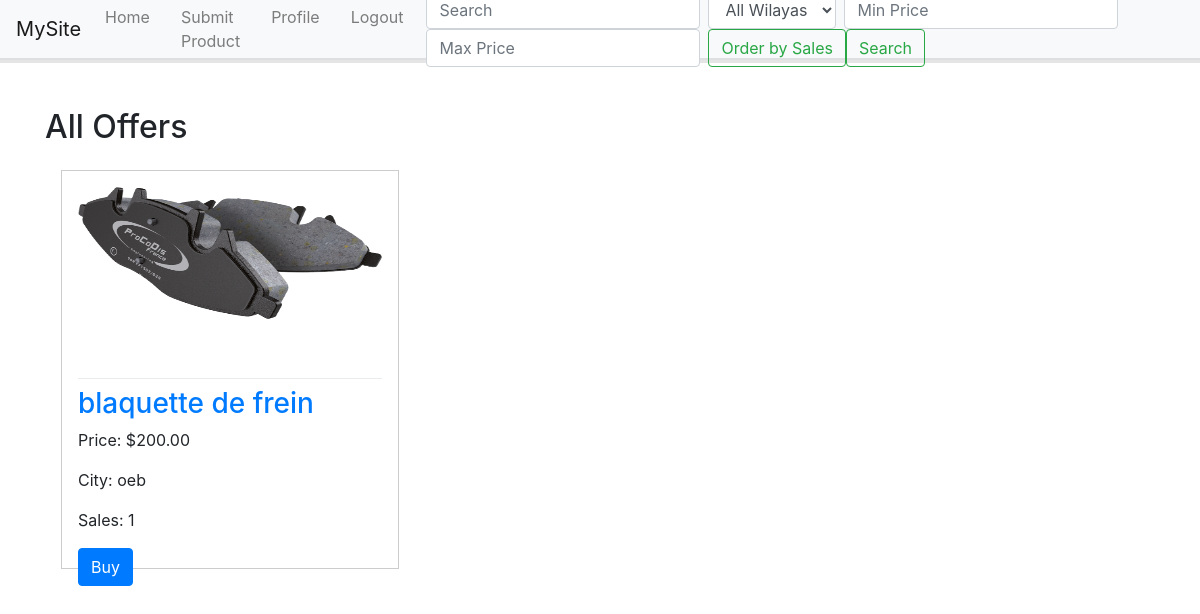
Screenshot of /users/search (signed in) with the database file from the repository.
### users/models.py (models this page shows, shortened)
class Product(models.Model):
    user = models.ForeignKey("custom_user", on_delete=models.CASCADE)
    name = models.CharField(max_length=255)
    car_model = models.CharField(max_length=255)
    car_serie = models.CharField(max_length=255)
    piece = models.CharField(max_length=255)
    price = models.DecimalField(max_digits=10, decimal_places=2)
    phone_number = models.CharField(max_length=15)
    STATE_CHOICES = [
        ('new', 'New'),
        ('used', 'Used'),
    ]
    state = models.CharField(max_length=4, choices=STATE_CHOICES)
    city = models.ForeignKey(Wilaya, on_delete=models.CASCADE)
    description = models.TextField(blank=True, null=True)
    created_at = models.DateTimeField(auto_now_add=True)
    quantity = models.PositiveIntegerField(default=0)
    sales = models.PositiveIntegerField(default=0)
    total_rating = models.PositiveIntegerField(default=0)
    rating_count = models.PositiveIntegerField(default=0)

class media_files(models.Model):
    product_id = models.ForeignKey("Product",on_delete=models.CASCADE)
    path = models.ImageField(upload_to='post_pic/')

class Wilaya(models.Model):
    name = models.CharField(max_length=100)
    def __str__(self):
        return self.name

### users/views.py (the view)
# urls.py: path("search",views.search,name="search"),
def search(request):
    if not request.user.is_authenticated:
        return HttpResponseRedirect(reverse("login"))
    query = request.GET.get('q')
    city = request.GET.get('location')
    min_price = request.GET.get('min_price')
    max_price = request.GET.get('max_price')
    products = Product.objects.prefetch_related('media_files_set').all()
    if 'order_sales' in request.GET:
        if request.GET.get('order_sales') == 'desc':
            products = products.order_by('-sales')
        else:
            products = products.order_by('sales')
    if query:
        products = products.filter(name__icontains=query)
    if city:
        products = products.filter(city__name=city)
    if min_price:
        products = products.filter(price__gte=min_price)
    if max_price:
        products = products.filter(price__lte=max_price)
    wilayas = Wilaya.objects.all()
    context = {'products': products, 'wilayas': wilayas}
    return render(request, 'users/user.html', context)

### users/templates/users/user.html (shortened to what this page needs)
{% extends "users/layout.html" %}
{% block content %}
<h2>All Offers</h2>
<div class="products">
    {% if products %}
        {% for product in products %}
        <div class="product">
            <div class="card-img"><img src="{{ product.media_files_set.first.path.url }}" alt=""></div>
            <hr class="dropdown-divider">
            <h3><a href="{% url 'product_detail' product.id %}">{{ product.name }}</a></h3>
            <p>Price: ${{ product.price }}</p>
            <p>City: {{ product.city }}</p>
            <p>Sales: {{ product.sales }}</p>
            <form method="POST" action="{% url 'buy_product' product.id %}">
                <button type="submit" class="btn btn-primary" {% if product.quantity == 0 %}disabled{% endif %}>Buy</button>
            </form>
        </div>
        {% endfor %}
    {% else %}
        <p>No products found.</p>
    {% endif %}
</div>
{% endblock %}

### users/static/css/home.css (style rules this page uses)
.card-img { height: 50%; width: 100%; transition: .3s ease; }
.card-img img { width: 100%; margin-right: .5vw; max-height: 11vw; }

### users/templates/users/layout.html (style rules this page uses)
.products { display: flex; flex-wrap: wrap; }
.product { border: 1px solid #ccc; padding: 16px; margin: 16px; width: calc(33.333% - 32px); box-sizing: border-box; }

### rows the page displays
Product: media_files_set.first.path (picture), name "blaquette de frein", price "200.00", city "oeb", sales "1"
